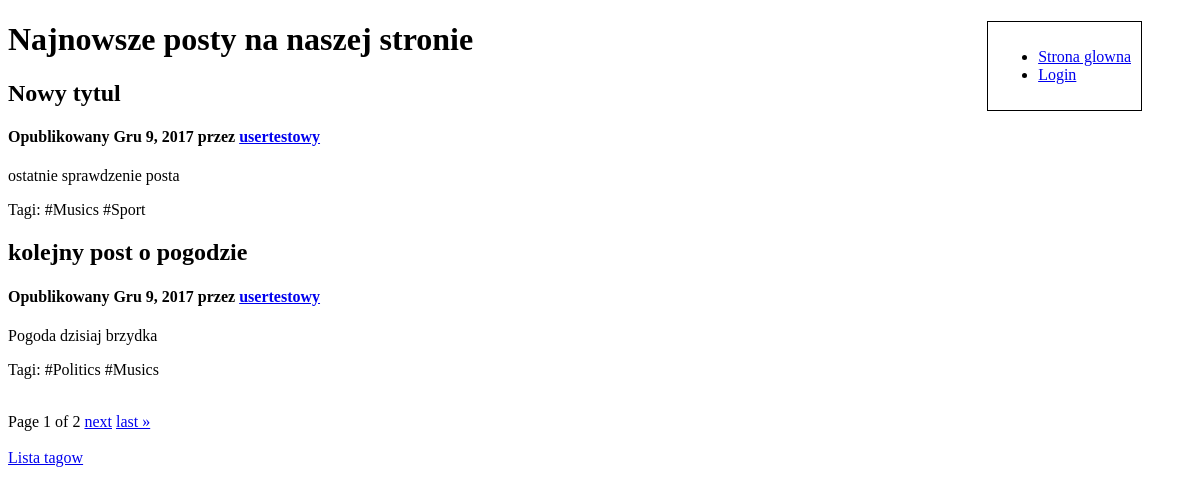
The app's page /, older data.
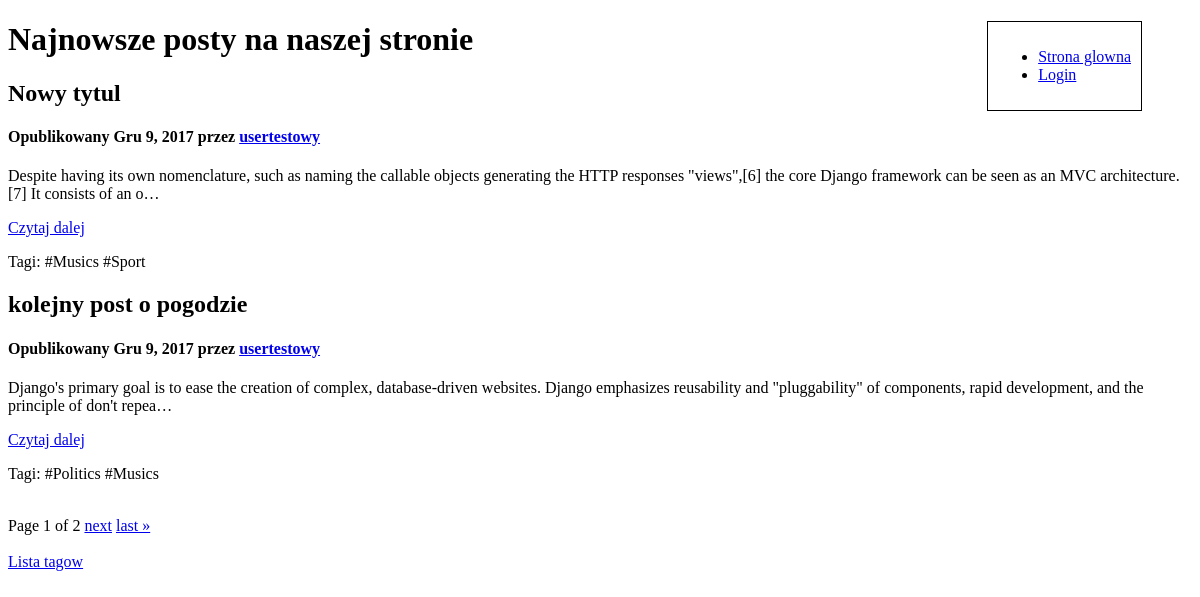
The same page, newer data.
### main/models.py (models this page shows, shortened)
class Post(models.Model):
	title = models.CharField(max_length=300)
	content = models.CharField(max_length=10000)
	publish_date = models.DateField()
	user = models.ForeignKey(User)
	tag = models.ManyToManyField(Tag)
	class Meta:
		ordering = ['-publish_date', 'title']

### main/views.py (the view)
# urls.py: url(r'^$', views.index, name='index'),
def index(request):
	posts = Post.objects.all()
	paginator = Paginator(posts,2) #ilosc artykulow na stronie
	page = request.GET.get('page')
	try:
		posts = paginator.page(page)
	except PageNotAnInteger:
		posts = paginator.page(1)
	context = {
		'posts': posts
	}
	return render(request, 'main/index.html', context)

### main/templates/main/index.html (shortened to what this page needs)
<!DOCTYPE html>
<html>
<head>
</head>
<body>
	<div style="float: right; border: 1px solid black; margin-right: 50px; padding: 10px;">
		<ul>
			<li><a href="{% url 'index' %}">Strona glowna</a></li>
			{% if not user.is_authenticated %}
				<li><a href="{% url 'login' %}">Login</a></li>
			{% else %}
				<li><a href="{% url 'add_new_post' %}">Dodaj nowy post</a></li>
				<li><a href="{% url 'logout' %}">Wyloguj sie</a></li>
			{% endif %}
		</ul>
	</div>
	<h1> Najnowsze posty na naszej stronie </h1>
	<div>
		{% for post in posts %}
			<div>
				<h2>{{ post.title }} </h2>
				<h4>Opublikowany {{ post.publish_date }} przez <a href="{% url 'user_info' post.user.username %}"> {{ post.user.username }}</a></h4>
				<p> {{ post.content|truncatechars:200 }} </p>
                {% if post.content|length > 200 %}
                <a href="{% url 'one_post' post.id %}">Czytaj dalej</a>
                {% endif %}
				<p> Tagi:
					{% for t in post.tag.all %}
						{{ t.name }}
					{% endfor %}
				</p>
			</div>
		{% endfor %}
	</div>
    <br>
<div>
            Page {{ posts.number }} of {{ posts.paginator.num_pages }}
        {% if posts.has_next %}
            <a href="?page={{ posts.next_page_number }}">next</a>
            <a href="?page={{ posts.paginator.num_pages }}">last &raquo;</a>
        {% endif %}
</div>
	<br>
	<a href="{% url 'tags' %}">Lista tagow</a>
</body>
</html>

Row changes from the older to the newer data that the page shows:
changed Post "Nowy tytul": content "ostatnie sprawdzenie posta" → "Despite having its own nomenclature, such as naming the callable objects generating the HTTP responses \"views\",[6] the core Django framework can be seen as an MVC architecture.[7] It consists of an o…"; now shows "Czytaj dalej"
changed Post "kolejny post o pogodzie": content "Pogoda dzisiaj brzydka" → "Django's primary goal is to ease the creation of complex, database-driven websites. Django emphasizes reusability and \"pluggability\" of components, rapid development, and the principle of don't repea…"; now shows "Czytaj dalej"
